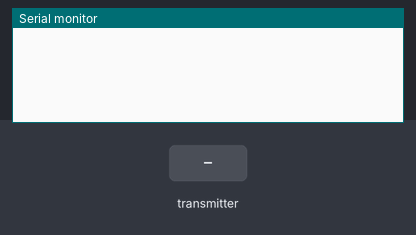
The sketch below on a simulated Arduino Uno, built with avr-gcc and run on an emulated ATmega328P. Shown: the last lines printed to the serial monitor. Inputs (shaded band) come from the test bench. No radio packets arrive unless stated.

Above: at 1.2 s.
1.3 s: the transmitter starts sending gotArray.0 = 0
At 2.1 s:
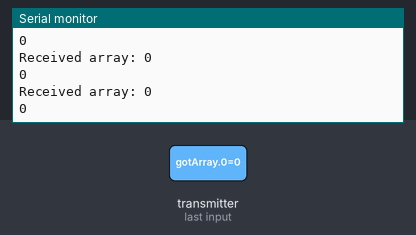
2.8 s: the transmitter starts sending gotArray.1 = 256
At 3.5 s:
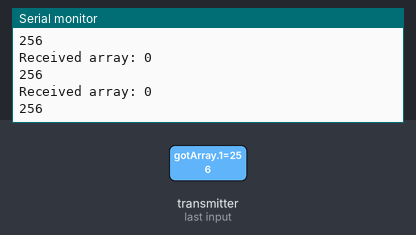
4.3 s: the transmitter starts sending gotArray.0 = 256
5.8 s: the transmitter starts sending gotArray.1 = 512
At 6.4 s:
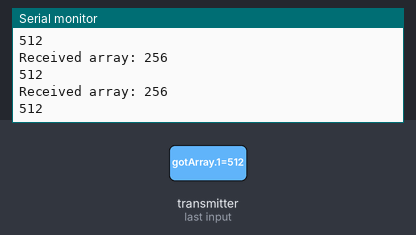
Timing chart, 0 to 8.3 s (numbered marks = the images above; inputs shaded):
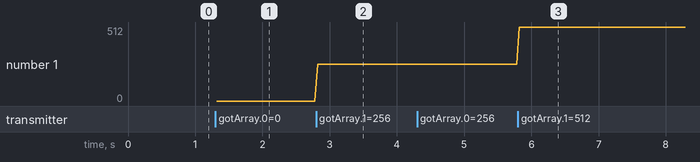

Measured:
- after the input at 1.3 s, the serial monitor: prints a new line at once (image 1)
- after the input at 2.8 s, the serial monitor: prints a new line at once (image 2)
- after the input at 5.8 s, the serial monitor: prints a new line at once (image 3)
- plotted number 1: 0 → 256 after the input at 2.8 s, 256 → 512 after the input at 5.8 s

The sketch:

Arduino_Mega_receiver_test.ino
```cpp
#include <SPI.h>
#include <nRF24L01.h>
#include <RF24.h>

RF24 radio(7, 8); // CE, CSN
// const byte addresses[][6] = {"00001", "00002"};
const byte address[6] = "00001";

int gotArray[2];

void setup() {
  Serial.begin(9600);
  radio.begin();
  // radio.openWritingPipe(addresses[0]); // 00001
  // radio.openReadingPipe(1, addresses[1]); // 00002
  radio.openReadingPipe(0, address);
  radio.setPALevel(RF24_PA_MIN);
  radio.startListening();
}

void loop() {
  // delay(5);
  // radio.startListening();

  if ( radio.available()) {
    while (radio.available()) {
      radio.read(&gotArray, sizeof(gotArray));
      Serial.print("Received array: ");

      for (byte i=0; i<2; i++){
        Serial.println(gotArray[i]);
      }
      Serial.println();
    }
  }
}
```
